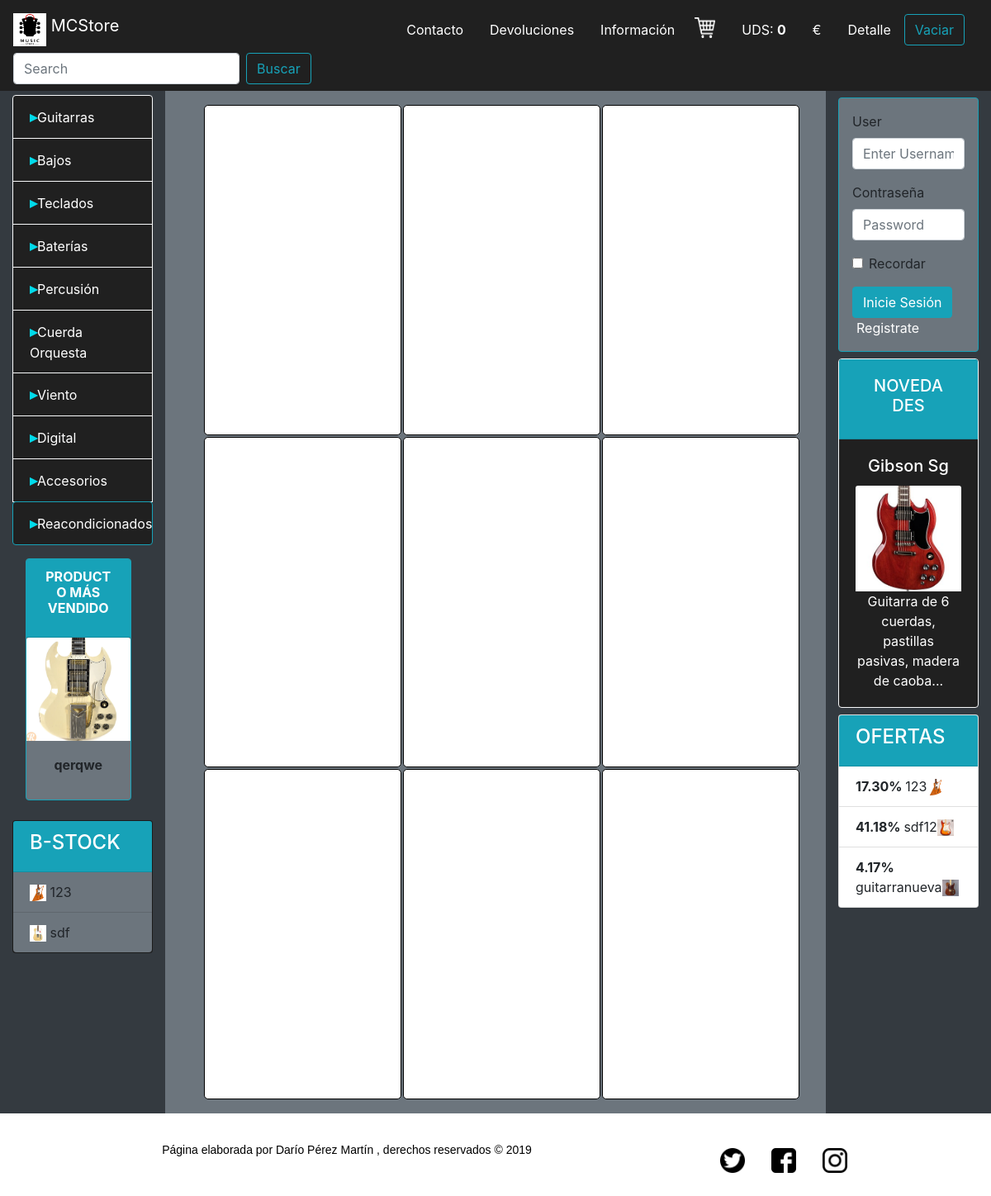
The page / on the database its author committed.
### tables this page shows
CREATE TABLE `categorias` (
  `id_categoria` int(11) NOT NULL DEFAULT '0',
  `nombre_categoria` varchar(50) DEFAULT NULL,
  `id_padre` int(11) DEFAULT NULL
);

CREATE TABLE `producto` (
  `referencia` int(11) NOT NULL,
  `nombre` varchar(50) NOT NULL,
  `stock` int(11) NOT NULL,
  `precio` float NOT NULL,
  `oferta` tinyint(1) NOT NULL,
  `novedad` tinyint(1) NOT NULL,
  `fecha_alta` date NOT NULL,
  `fecha_fabricacion` date NOT NULL,
  `descripcion` text NOT NULL,
  `imagen` varchar(50) NOT NULL,
  `id_categoria` int(11) NOT NULL,
  `precio_oferta` double NOT NULL,
  `cantidad_devueltos` int(11) NOT NULL DEFAULT '0'
);

### menu.php (the view, shortened to what this page needs)
<?php
include 'conexion.php';
$consulta2 = $mysqli->query("select * from categorias where id_padre is NULL");
?>
<ul class="list-group margen-top barra">
  <?php
  while ($resultado2 = $consulta2->fetch_assoc()) {
    echo '<li class="list-group-item bg-black h-personal  border-light letras-blancas">
        <strong class="indice">▸</strong>' . $resultado2['nombre_categoria'] . '<ul class="barra">';
    echo '</ul></li>';
  }
  ?>
  <a href="index.php?categoria=bstock">
    <li class="list-group-item bg-black h-personal submenu border-info minimo letras-blancas">
      <strong class="indice">▸</strong>Reacondicionados</li>
  </a>
</ul>

### index.php (shortened to what this page needs)
<!DOCTYPE html>
<html lang="es">
<head>
  <link rel="stylesheet" href="https://stackpath.bootstrapcdn.com/bootstrap/4.3.1/css/bootstrap.min.css" />
  <link rel="stylesheet" href="estilos.css" />
</head>
<body>
  <?php
  include 'navbar.php';
  ?>
  <div class="container-fluid">
    <div class="row">
      <div class="col-2 bg-dark">
        <?php
        include 'menu.php';
        include 'mas_vendido.php';
        include 'b_stock.php';
        ?>
      </div>
      <div class="col-8 bg-secondary fa-align-center">
        <?php
        if (isset($_GET['registro'])) {
          if ($_GET['registro'] == 1) {
            include 'formulario_registro.php';
          } elseif ($_GET['registro'] == 2) {
            include 'altaproducto.php';
          } elseif ($_GET['registro'] == 3) {
            include 'detalle_compra.php';
          } elseif ($_GET['registro'] == 4) {
            include 'misPedidos.php';
          } elseif ($_GET['registro'] == 5) {
            include 'devoluciones.php';
           } else {
            include 'main.php';
          }
        } else {
          include 'main.php';
        }
        ?>
      </div>
      <div class="col-2 bg-dark">
        <?php
        include 'login.php';
        include 'novedades.php';
        include 'ofertas.php';
        ?>
      </div>
    </div>
  </div>
  <?php
  include 'footer.php';
  ?>
</body>
</html>

### navbar.php (shortened to what this page needs)
<nav class="navbar navbar-dark bg-black">
  <a class="navbar-brand" href="#">
    <img src="imagenes/tienda.jpg" width="40" height="40" class="d-inline-block align-top" alt="" />
    MCStore
  </a>
  <div class=" navbar">
    <a href="" class="nav-item nav-link">Contacto</a>
    <a href="" class="nav-item nav-link">Devoluciones </a>
    <a href="" class="nav-item nav-link">Información</a>
    <a class="navbar-brand ml-2" href="#">
      <img src="carrito.png" width="25" height="25" class="d-inline-block align-top" alt="" />
    </a>
    <a href="" class="nav-item nav-link">UDS: <strong id="unidades"><?php echo $_SESSION['cantidad']; ?></strong></a>
    <a href="" class="nav-item nav-link letras-blancas"><strong id="precio"><?php echo $_SESSION['precio']; ?></strong>€</a>
    <a href="index.php?registro=3" class="nav-item nav-link">Detalle</a>
    <button id="vaciar"class="btn btn-outline-info my-2 my-sm-0">Vaciar</button>
  </div>
  <form class="form-inline my-2 my-lg-0">
    <input class="form-control mr-sm-2" type="search" placeholder="Search" aria-label="Search" />
    <button id = "buscar" class="btn btn-outline-info my-2 my-sm-0" type="submit">
      Buscar
    </button>
  </form>
</nav>

### mas_vendido.php (shortened to what this page needs)
<?php
$consulta = $mysqli -> query("SELECT sum(cantidad) as suma, id_producto from linea_pedido GROUP by id_producto order by suma");
$resultado = $consulta->fetch_assoc();
$referencia = $resultado['id_producto'];
$consulta2 = $mysqli -> query("select * from producto where referencia ='".$referencia."'");
$producto = $consulta2 ->fetch_assoc();
?>
<div
class="card w-75 ml-3 mt-3 bg-secondary border-info"
style="width: 18rem;"
> <div class="card-header bg-info">
<h6 class="card-title font-weight-bold text-center letras-blancas" >
  PRODUCTO MÁS VENDIDO
</h6>
</div>
<img src="imagenes/<?php echo $producto['imagen'] ?>" class="card-img-top" alt="..." />
<div class="card-body text-center">
  <h6 class="card-title font-weight-bolder text-center">
    <?php echo $producto['nombre'] ?>
  </h6>
</div>
</div>

### b_stock.php
<?php
include 'conexion.php';
$consulta = $mysqli -> query("select * from producto where cantidad_devueltos not in (0) ORDER BY rand() limit 3 ");
?>
<div class="card mt-4  mb-3 bg-black">
 <div class="card-header bg-info">
   <h4 class="letras-blancas">B-STOCK</h4>
 </div>
 <ul class="list-group list-group-flush">
   <?php
   while($resultado = $consulta -> fetch_assoc()){
     ?>
      <li class="list-group-item bg-secondary"><img src="imagenes/<?php echo $resultado['imagen'] ?>" class="pequeña">  <?php echo $resultado['nombre']; ?> </li>
     <?php
   }
   ?>
 </ul>
</div>

### main.php (shortened to what this page needs)
<table class="productos">
      <?php
      if ($i != 8) {
        while ($i < 9) {
          if ($i == 0 || $i == 3 || $i == 6) {
            echo '<tr>';
          }
          echo '<td>
        <div class="catalogo">
          <figure>
          </figure>
          <h2 class="text-center"></h2>
          <p>
          </p>
          <p class="precio"></p>
        </div>
      </td>';
          if ($i == 2 || $i == 5 || $i == 8) {
            echo '</tr>';
          }
          $i++;
        }
      }
      ?>
</table>

### login.php (shortened to what this page needs)
<?php
if (!isset($_SESSION['usuario'])) {
  ?>
  <div class="card p-3 mt-2 bg-secondary border-info">
    <form>
      <div class="form-group">
        <label for="exampleInputEmail1">User</label>
        <input type="text" class="form-control" id="user" aria-describedby="emailHelp" placeholder="Enter Username" />
      </div>
      <div class="form-group">
        <label for="exampleInputPassword1">Contraseña</label>
        <input type="password" class="form-control" id="pass_user" placeholder="Password" />
      </div>
      <div class="form-group form-check">
        <input type="checkbox" class="form-check-input" id="exampleCheck1" />
        <label class="form-check-label" for="exampleCheck1">Recordar</label>
      </div>
      <button id="login" type="submit" class="btn btn-info">Inicie Sesión</button>
      <a href="index.php?registro=1" class="registro"> Registrate</a>
    </form>
  </div>
<?php
}
?>

### novedades.php
<?php
echo '<div class="card text-center mt-2 bg-black border-light">
<div class="card-header bg-info">
  <a class="nav-link active letras-blancas" href="#"
    ><h5>NOVEDADES</h5></a
  >
</div>
<div class="card-body">
  <h5 class="card-title letras-blancas">Gibson Sg</h5>
  <img src="imagenes/sg1.jpg" class="card-img-top" alt="..." />
  <p class="card-text letras-blancas">
    Guitarra de 6 cuerdas, pastillas pasivas, madera de caoba...
  </p>
</div>
</div>';
?>

### ofertas.php
<div class="card mt-2">
  <div class="card-header bg-info">
    <h4 class="letras-blancas">OFERTAS</h4>
  </div>
  <ul class="list-group list-group-flush">
  <?php
  include 'conexion.php';
  $consulta = $mysqli -> query("select * from producto where oferta=true ORDER BY rand() limit 3 ");
  while($result = $consulta -> fetch_assoc()){
    $porcentaje =100-( $result['precio_oferta']*100/$result['precio']);
    $porcentaje = number_format((float)$porcentaje, 2, '.', '');
    ?>
    <li class="list-group-item"><strong><?php echo $porcentaje?>% </strong><?php echo $result['nombre']?><img src="imagenes/<?php echo $result['imagen'] ?>" class="pequeña"> </li>
  <?php
  }
  ?>
  </ul>
</div>

### footer.php
<?php
echo '<footer>
<div id="cont">
 <p>Página elaborada por Darío Pérez Martín , derechos reservados &copy; 2019</p>
</div>
 <table>
   <tr>
     <td class="fotoredes1"><a href=""><img src="logotwitter.png"></a></td></td>
     <td class="fotoredes"><a href=""><img src="logofacebook.png"></a></td>
     <td class="fotoredes"><a href=""><img src="logoinstagram.png"></a></td>
   </tr>
 </table>
</footer>';
?>

### estilos.css (style rules this page uses)
a { color: white; text-decoration: none; }
ul { position: relative; list-style: none; }
.productos td { width: 300px; height: 400px; background-color: white; border: 1px solid black; margin: 15px; border-radius: 5px; padding: 2%; }
table { padding: 15px; border-collapse: separate; margin-left: 2%; }
.minimo { min-width: 150px; }
.margen-top { margin-top: 3%; }
.h-personal { height: 95%; }
.bg-black { background-color: #202020; }
.registro { margin-left: 5px; }
.letras-blancas { color: white; }
footer { position: relative; height: 5%; text-align: center; font-size: 14px; font-family: sans-serif; color: black; }
footer #cont { margin: 20px; float: left; width: 800px; }
footer p { margin-bottom: 10px; padding: 4px; }
.fotoredes img { width: 30px; transition: border 2s; -webkit-transition: border 0.25s; }
.fotoredes1 img { width: 30px; transition: border 2s; -webkit-transition: border 0.25s; }
footer table td { padding: 15px; margin: 5; color: white; }
footer table { margin-top: 10px; }
.pequeña { width: 20px; height: 20px; }
.indice { color: #00dbeb; font-size: 18px; }

### rows shown on the page
categorias: nombre_categoria "Guitarras"
categorias: nombre_categoria "Bajos"
categorias: nombre_categoria "Teclados"
categorias: nombre_categoria "Baterías"
categorias: nombre_categoria "Percusión"
categorias: nombre_categoria "Cuerda Orquesta"
categorias: nombre_categoria "Viento"
categorias: nombre_categoria "Digital"
categorias: nombre_categoria "Accesorios"
producto: imagen (picture), nombre "qerqwe"
producto: imagen (picture), nombre "123", porcentaje "17.30"
producto: imagen (picture), nombre "sdf"
producto: porcentaje "41.18", nombre "sdf12", imagen (picture)
producto: porcentaje "4.17", nombre "guitarranueva", imagen (picture)

### other values the page prints
$_SESSION['cantidad'] "0"
